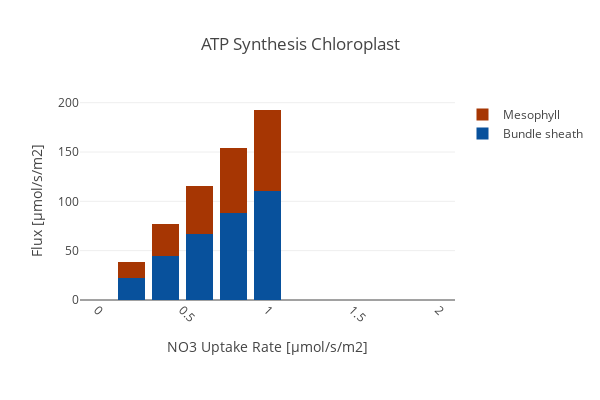

Here is the notebook cell this chart was saved with:
### Code cell
create_bar_plot_met(D_fba, D_exp,
                    {'[M]_ATPase_h':'Mesophyll','[B]_ATPase_h': 'Bundle sheath'},'ATP_h',
                    'ATP Synthesis Chloroplast', xaxis_title, c3_model,
                    stacked = True, save_fig=save_fig)

### Figure 1 — Plotly figure (JSON) as saved in the notebook; plotly's stock layout.template omitted (floating-point values rounded to 4 significant figures)
{"data": [{"marker": {"color": "rgb(8,81,156)"}, "name": "Bundle sheath", "type": "bar", "uid": "ec0a2327-1cf0-43cf-9c49-667c2b7a996b", "x": ["0.0", "0.2", "0.4", "0.6", "0.8", "1.0", "1.2", "1.4", "1.6", "1.8", "2.0"], "y": [0.1527, 22.19, 44.3, 66.4, 88.51, 110.6, 0, 0, 0, 0, 0]}, {"marker": {"color": "rgb(166,54,3)"}, "name": "Mesophyll", "type": "bar", "uid": "5b109f05-5cc5-4efe-a171-918dc2345615", "x": ["0.0", "0.2", "0.4", "0.6", "0.8", "1.0", "1.2", "1.4", "1.6", "1.8", "2.0"], "y": [0.1527, 16.53, 32.89, 49.26, 65.62, 81.98, 0, 0, 0, 0, 0]}], "layout": {"barmode": "stack", "height": 400, "margin": {"b": 100}, "title": {"text": "ATP Synthesis Chloroplast"}, "width": 600, "xaxis": {"tickangle": 45, "title": {"text": "NO3 Uptake Rate [µmol/s/m2]"}}, "yaxis": {"autorange": true, "title": {"text": "Flux [µmol/s/m2]"}}}}
